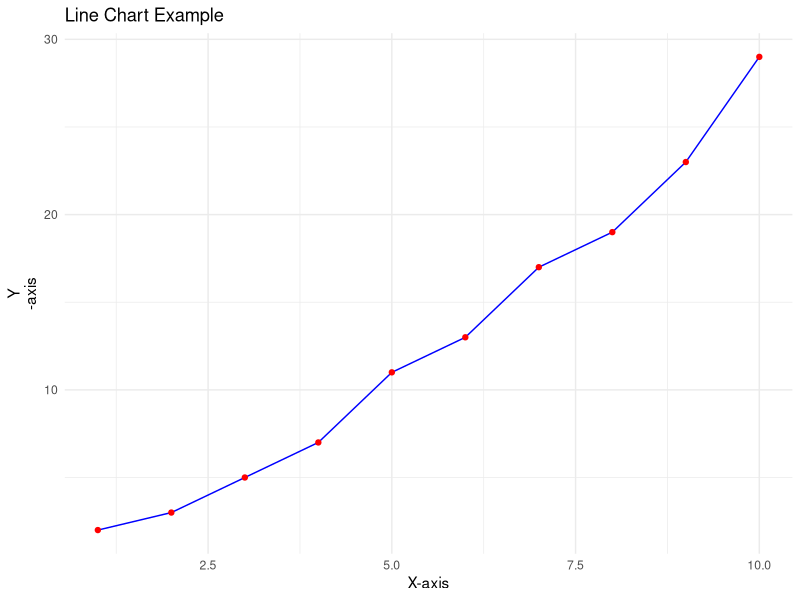

The R source for this figure:
#example of data structures in R language----

#vectors
x <- c(1, 2, 3, 4, 5)
y <- c("a", "b", "c", "d", "e")
z <- c(TRUE, FALSE, TRUE, FALSE, TRUE)

#matrices
m <- matrix(1:9, nrow = 3, ncol = 3)

#data frames
df <- data.frame(id = 1:5, name = c("Alice", "Bob
", "Charlie", "David", "Eve"), age = c(25, 30, 35, 40, 45))

#make and example of line chart----
#install.packages("ggplot2")
library(ggplot2)
# Create a sample data frame for the line chart
line_data <- data.frame(
  x = 1:10,
  y = c(2, 3, 5, 7, 11,
        13, 17, 19, 23, 29)
)
# Create a line chart using ggplot2
ggplot(line_data, aes(x = x, y = y)) +
  geom_line(color = "blue") +
  geom_point(color = "red") +
  labs(title = "Line Chart Example", x = "X-axis", y = "Y
-axis") +
  theme_minimal()
